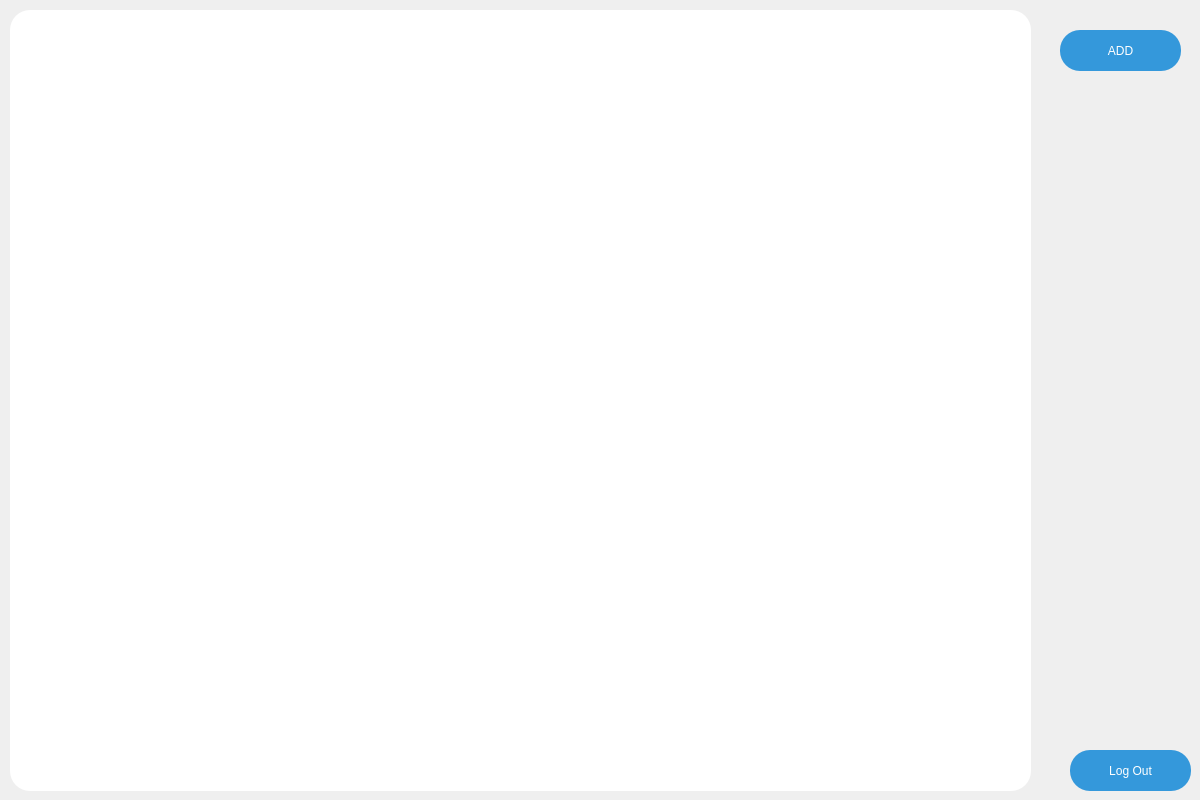
<?xml version="1.0" encoding="UTF-8"?>
<ui version="4.0">
 <class>userdashboard</class>
 <widget class="QDialog" name="userdashboard">
  <property name="enabled">
   <bool>true</bool>
  </property>
  <property name="geometry">
   <rect>
    <x>0</x>
    <y>0</y>
    <width>1200</width>
    <height>800</height>
   </rect>
  </property>
  <property name="minimumSize">
   <size>
    <width>1200</width>
    <height>800</height>
   </size>
  </property>
  <property name="maximumSize">
   <size>
    <width>1200</width>
    <height>800</height>
   </size>
  </property>
  <property name="windowTitle">
   <string>Dialog</string>
  </property>
  <property name="styleSheet">
   <string notr="true">QWidget {
    background: qlineargradient(
        x1:0, y1:0, x2:1, y2:1,
        stop:0 #d16ba5,   /* pinkish purple */
        stop:1 #2575fc    /* vivid blue */
    );
}
</string>
  </property>
  <widget class="QPushButton" name="btnadd">
   <property name="geometry">
    <rect>
     <x>1060</x>
     <y>30</y>
     <width>121</width>
     <height>41</height>
    </rect>
   </property>
   <property name="styleSheet">
    <string notr="true">QPushButton {
    background-color: #3498db;  /* button color */
    color: white;                /* text color */
    border: none;                /* remove native border */
    border-radius: 20px;         /* makes edges round */
    padding: 5px 15px;           /* spacing inside button */
}
QPushButton:hover {
    background-color: #2980b9;  /* hover color */
}

QPushButton:pressed {
    background-color: #1c5980;  /* pressed color */
}</string>
   </property>
   <property name="text">
    <string>ADD</string>
   </property>
  </widget>
  <widget class="QScrollArea" name="scrollArea">
   <property name="geometry">
    <rect>
     <x>10</x>
     <y>10</y>
     <width>1021</width>
     <height>781</height>
    </rect>
   </property>
   <property name="autoFillBackground">
    <bool>false</bool>
   </property>
   <property name="styleSheet">
    <string notr="true">border: none;                /* remove native border */
    border-radius: 20px;         /* makes edges round */
    padding: 5px 15px;
background-color: rgb(255, 255, 255);</string>
   </property>
   <property name="widgetResizable">
    <bool>true</bool>
   </property>
   <widget class="QWidget" name="scrollAreaWidgetContents">
    <property name="geometry">
     <rect>
      <x>0</x>
      <y>0</y>
      <width>991</width>
      <height>751</height>
     </rect>
    </property>
   </widget>
  </widget>
  <widget class="QPushButton" name="btnLogOut">
   <property name="geometry">
    <rect>
     <x>1070</x>
     <y>750</y>
     <width>121</width>
     <height>41</height>
    </rect>
   </property>
   <property name="styleSheet">
    <string notr="true">QPushButton {
    background-color: #3498db;  /* button color */
    color: white;                /* text color */
    border: none;                /* remove native border */
    border-radius: 20px;         /* makes edges round */
    padding: 5px 15px;           /* spacing inside button */
}
QPushButton:hover {
    background-color: #2980b9;  /* hover color */
}

QPushButton:pressed {
    background-color: #1c5980;  /* pressed color */
}</string>
   </property>
   <property name="text">
    <string>Log Out</string>
   </property>
  </widget>
 </widget>
 <resources/>
 <connections/>
</ui>
